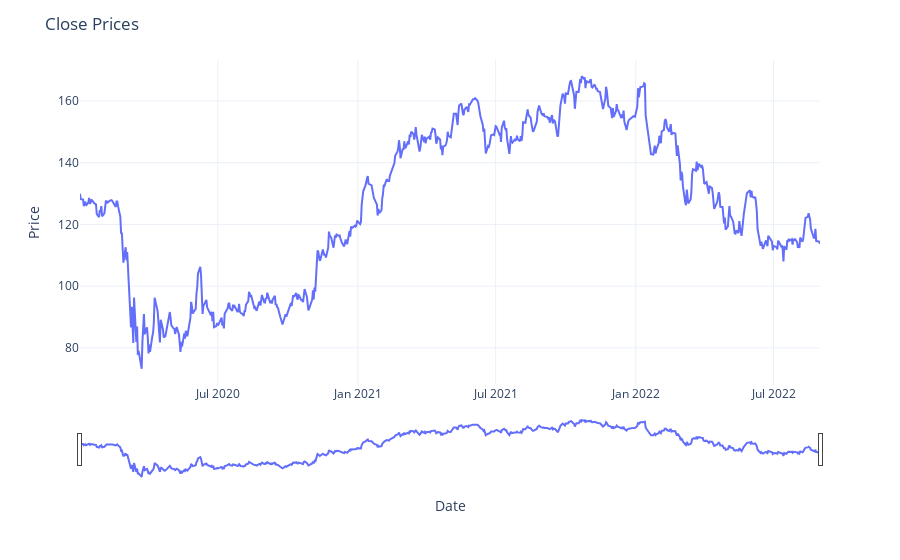

The code cell stored with this chart in its notebook:
### Code cell
import plotly.express as px

# Creating line plot
fig = px.line(x=JP_Morgan_df.index, y=JP_Morgan_df['Close'])

# Updating layout
fig.update_layout(
    title='Close Prices',
    xaxis_title='Date',
    yaxis_title='Price',
    template='plotly_white',
    xaxis_rangeslider_visible=True
)

# Showing figure
fig.show()

### Figure 1 — Plotly figure (JSON) as saved in the notebook; plotly's stock layout.template omitted (floating-point values rounded to 4 significant figures; data arrays with more than 128 entries replaced by an {"elided": "..."} marker saying what was removed)
{"data": [{"hovertemplate": "x=%{x}<br>y=%{y}<extra></extra>", "legendgroup": "", "line": {"color": "#636efa", "dash": "solid"}, "marker": {"symbol": "circle"}, "mode": "lines", "name": "", "orientation": "v", "showlegend": false, "type": "scatter", "x": {"elided": "672 str values"}, "xaxis": "x", "y": {"elided": "672 float values"}, "yaxis": "y"}], "layout": {"legend": {"tracegroupgap": 0}, "margin": {"t": 60}, "title": {"text": "Close Prices"}, "xaxis": {"anchor": "y", "domain": [0, 1], "rangeslider": {"visible": true}, "title": {"text": "Date"}}, "yaxis": {"anchor": "x", "domain": [0, 1], "title": {"text": "Price"}}}}
